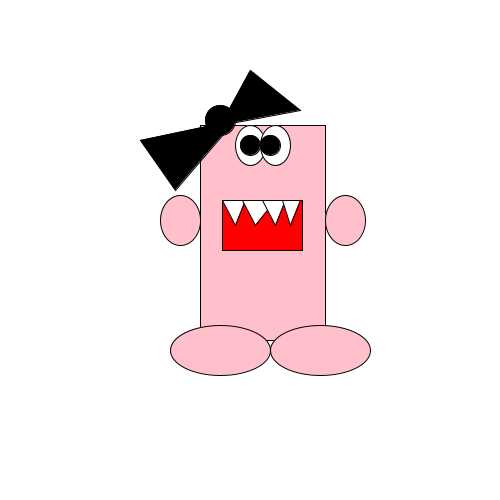
Frame 1 (no input)
Frame 60 (the mouse pressed at the canvas centre just before this capture): identical to frame 1, image omitted
Frame 120 (the mouse held since frame 60 and released just before this capture): identical to frame 1, image omitted

The Processing sketch that drew this single still picture (run headless with seeded random() and noise(); from frame 60 on, the mouse is pressed at the canvas centre):

// Processing sketch: processing_51983
// ── processing_51983.pde

void setup() {
  size(500, 500);
  smooth();
}


void draw() {
  background(255);

  fill(255, 192, 203);
  rect(200, 125, 125, 215);
  ellipse(180, 220, 40, 50);
  ellipse(345, 220, 40, 50);
  ellipse(320, 350, 100, 50);
  ellipse(220, 350, 100, 50);

  fill(0);
  smooth();

  triangle(220, 125, 250, 70, 300, 110);
  ellipse(220, 120, 30, 30);
  triangle(140, 140, 175, 190, 235, 120);


  fill(255);
  smooth();
  ellipse (250, 145, 30, 40);
  ellipse (275, 145, 30, 40);

  fill(0);
  smooth();
  ellipse(250, 145, 20, 20);
  ellipse(270, 145, 20, 20);

  fill(255, 0, 0);
  rect(222, 200, 80, 50);

  fill(255);
  //x1, y1, x2, y2, x3, y3

  triangle(245, 200, 222, 200, 235, 225);
  triangle(275, 200, 242, 200, 255, 225);
  triangle(285, 200, 262, 200, 275, 225);
  triangle(300, 200, 282, 200, 290, 225);
}


   
                                
